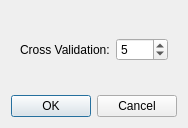
<?xml version="1.0" encoding="UTF-8"?>
<ui version="4.0">
 <class>Dialog</class>
 <widget class="QDialog" name="Dialog">
  <property name="geometry">
   <rect>
    <x>0</x>
    <y>0</y>
    <width>171</width>
    <height>128</height>
   </rect>
  </property>
  <property name="windowTitle">
   <string>Cross Validation</string>
  </property>
  <property name="windowIcon">
   <iconset resource="background.qrc">
    <normaloff>:/imgs/imgs/setting.png</normaloff>:/imgs/imgs/setting.png</iconset>
  </property>
  <layout class="QVBoxLayout" name="verticalLayout">
   <item alignment="Qt::AlignVCenter">
    <widget class="QWidget" name="widget" native="true">
     <layout class="QFormLayout" name="formLayout">
      <item row="1" column="0">
       <widget class="QLabel" name="label">
        <property name="text">
         <string>Cross Validation:</string>
        </property>
       </widget>
      </item>
      <item row="1" column="1">
       <widget class="QSpinBox" name="spinBox">
        <property name="maximum">
         <number>20</number>
        </property>
        <property name="value">
         <number>5</number>
        </property>
       </widget>
      </item>
     </layout>
    </widget>
   </item>
   <item>
    <widget class="QDialogButtonBox" name="buttonBox">
     <property name="orientation">
      <enum>Qt::Horizontal</enum>
     </property>
     <property name="standardButtons">
      <set>QDialogButtonBox::Cancel|QDialogButtonBox::Ok</set>
     </property>
    </widget>
   </item>
  </layout>
 </widget>
 <resources>
  <include location="background.qrc"/>
 </resources>
 <connections>
  <connection>
   <sender>buttonBox</sender>
   <signal>accepted()</signal>
   <receiver>Dialog</receiver>
   <slot>accept()</slot>
   <hints>
    <hint type="sourcelabel">
     <x>248</x>
     <y>254</y>
    </hint>
    <hint type="destinationlabel">
     <x>157</x>
     <y>274</y>
    </hint>
   </hints>
  </connection>
  <connection>
   <sender>buttonBox</sender>
   <signal>rejected()</signal>
   <receiver>Dialog</receiver>
   <slot>reject()</slot>
   <hints>
    <hint type="sourcelabel">
     <x>316</x>
     <y>260</y>
    </hint>
    <hint type="destinationlabel">
     <x>286</x>
     <y>274</y>
    </hint>
   </hints>
  </connection>
 </connections>
</ui>
